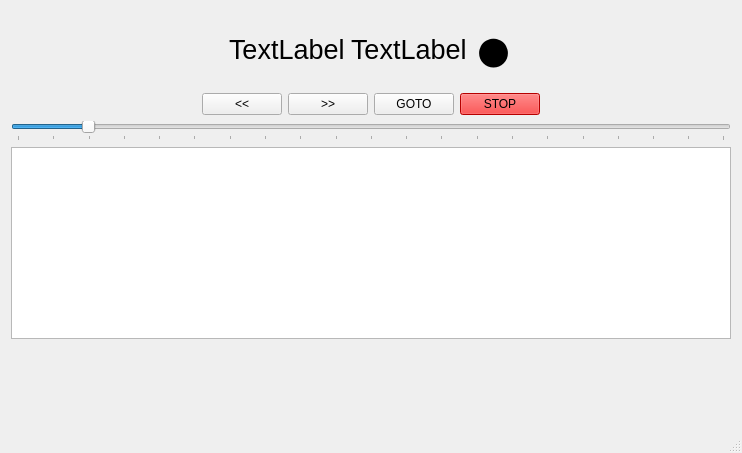
<?xml version="1.0" encoding="UTF-8"?>
<ui version="4.0">
 <class>MainWindow</class>
 <widget class="QMainWindow" name="MainWindow">
  <property name="geometry">
   <rect>
    <x>0</x>
    <y>0</y>
    <width>742</width>
    <height>453</height>
   </rect>
  </property>
  <property name="windowTitle">
   <string>MainWindow</string>
  </property>
  <widget class="QWidget" name="centralWidget">
   <layout class="QVBoxLayout" name="verticalLayout_2">
    <item>
     <layout class="QHBoxLayout" name="horizontalLayout_2">
      <item>
       <spacer name="horizontalSpacer_3">
        <property name="orientation">
         <enum>Qt::Horizontal</enum>
        </property>
        <property name="sizeHint" stdset="0">
         <size>
          <width>0</width>
          <height>0</height>
         </size>
        </property>
       </spacer>
      </item>
      <item>
       <widget class="QLabel" name="positionLabel">
        <property name="font">
         <font>
          <pointsize>20</pointsize>
         </font>
        </property>
        <property name="text">
         <string>TextLabel</string>
        </property>
       </widget>
      </item>
      <item>
       <widget class="QLabel" name="targetLabel">
        <property name="font">
         <font>
          <pointsize>20</pointsize>
         </font>
        </property>
        <property name="text">
         <string>TextLabel</string>
        </property>
       </widget>
      </item>
      <item>
       <widget class="QLabel" name="statusLabel">
        <property name="font">
         <font>
          <pointsize>50</pointsize>
         </font>
        </property>
        <property name="text">
         <string>●</string>
        </property>
        <property name="alignment">
         <set>Qt::AlignCenter</set>
        </property>
       </widget>
      </item>
      <item>
       <spacer name="horizontalSpacer_4">
        <property name="orientation">
         <enum>Qt::Horizontal</enum>
        </property>
        <property name="sizeHint" stdset="0">
         <size>
          <width>0</width>
          <height>0</height>
         </size>
        </property>
       </spacer>
      </item>
     </layout>
    </item>
    <item>
     <layout class="QHBoxLayout" name="horizontalLayout">
      <item>
       <spacer name="horizontalSpacer">
        <property name="orientation">
         <enum>Qt::Horizontal</enum>
        </property>
        <property name="sizeHint" stdset="0">
         <size>
          <width>0</width>
          <height>0</height>
         </size>
        </property>
       </spacer>
      </item>
      <item>
       <widget class="QPushButton" name="downButton">
        <property name="text">
         <string>&lt;&lt;</string>
        </property>
       </widget>
      </item>
      <item>
       <widget class="QPushButton" name="upButton">
        <property name="text">
         <string>&gt;&gt;</string>
        </property>
       </widget>
      </item>
      <item>
       <widget class="QPushButton" name="gotoButton">
        <property name="text">
         <string>GOTO</string>
        </property>
       </widget>
      </item>
      <item>
       <widget class="QPushButton" name="stopButton">
        <property name="palette">
         <palette>
          <active>
           <colorrole role="WindowText">
            <brush brushstyle="SolidPattern">
             <color alpha="255">
              <red>0</red>
              <green>0</green>
              <blue>0</blue>
             </color>
            </brush>
           </colorrole>
           <colorrole role="Button">
            <brush brushstyle="SolidPattern">
             <color alpha="255">
              <red>255</red>
              <green>0</green>
              <blue>0</blue>
             </color>
            </brush>
           </colorrole>
           <colorrole role="Light">
            <brush brushstyle="SolidPattern">
             <color alpha="255">
              <red>255</red>
              <green>127</green>
              <blue>127</blue>
             </color>
            </brush>
           </colorrole>
           <colorrole role="Midlight">
            <brush brushstyle="SolidPattern">
             <color alpha="255">
              <red>255</red>
              <green>63</green>
              <blue>63</blue>
             </color>
            </brush>
           </colorrole>
           <colorrole role="Dark">
            <brush brushstyle="SolidPattern">
             <color alpha="255">
              <red>127</red>
              <green>0</green>
              <blue>0</blue>
             </color>
            </brush>
           </colorrole>
           <colorrole role="Mid">
            <brush brushstyle="SolidPattern">
             <color alpha="255">
              <red>170</red>
              <green>0</green>
              <blue>0</blue>
             </color>
            </brush>
           </colorrole>
           <colorrole role="Text">
            <brush brushstyle="SolidPattern">
             <color alpha="255">
              <red>0</red>
              <green>0</green>
              <blue>0</blue>
             </color>
            </brush>
           </colorrole>
           <colorrole role="BrightText">
            <brush brushstyle="SolidPattern">
             <color alpha="255">
              <red>255</red>
              <green>255</green>
              <blue>255</blue>
             </color>
            </brush>
           </colorrole>
           <colorrole role="ButtonText">
            <brush brushstyle="SolidPattern">
             <color alpha="255">
              <red>0</red>
              <green>0</green>
              <blue>0</blue>
             </color>
            </brush>
           </colorrole>
           <colorrole role="Base">
            <brush brushstyle="SolidPattern">
             <color alpha="255">
              <red>255</red>
              <green>255</green>
              <blue>255</blue>
             </color>
            </brush>
           </colorrole>
           <colorrole role="Window">
            <brush brushstyle="SolidPattern">
             <color alpha="255">
              <red>255</red>
              <green>0</green>
              <blue>0</blue>
             </color>
            </brush>
           </colorrole>
           <colorrole role="Shadow">
            <brush brushstyle="SolidPattern">
             <color alpha="255">
              <red>0</red>
              <green>0</green>
              <blue>0</blue>
             </color>
            </brush>
           </colorrole>
           <colorrole role="AlternateBase">
            <brush brushstyle="SolidPattern">
             <color alpha="255">
              <red>255</red>
              <green>127</green>
              <blue>127</blue>
             </color>
            </brush>
           </colorrole>
           <colorrole role="ToolTipBase">
            <brush brushstyle="SolidPattern">
             <color alpha="255">
              <red>255</red>
              <green>255</green>
              <blue>220</blue>
             </color>
            </brush>
           </colorrole>
           <colorrole role="ToolTipText">
            <brush brushstyle="SolidPattern">
             <color alpha="255">
              <red>0</red>
              <green>0</green>
              <blue>0</blue>
             </color>
            </brush>
           </colorrole>
          </active>
          <inactive>
           <colorrole role="WindowText">
            <brush brushstyle="SolidPattern">
             <color alpha="255">
              <red>0</red>
              <green>0</green>
              <blue>0</blue>
             </color>
            </brush>
           </colorrole>
           <colorrole role="Button">
            <brush brushstyle="SolidPattern">
             <color alpha="255">
              <red>255</red>
              <green>0</green>
              <blue>0</blue>
             </color>
            </brush>
           </colorrole>
           <colorrole role="Light">
            <brush brushstyle="SolidPattern">
             <color alpha="255">
              <red>255</red>
              <green>127</green>
              <blue>127</blue>
             </color>
            </brush>
           </colorrole>
           <colorrole role="Midlight">
            <brush brushstyle="SolidPattern">
             <color alpha="255">
              <red>255</red>
              <green>63</green>
              <blue>63</blue>
             </color>
            </brush>
           </colorrole>
           <colorrole role="Dark">
            <brush brushstyle="SolidPattern">
             <color alpha="255">
              <red>127</red>
              <green>0</green>
              <blue>0</blue>
             </color>
            </brush>
           </colorrole>
           <colorrole role="Mid">
            <brush brushstyle="SolidPattern">
             <color alpha="255">
              <red>170</red>
              <green>0</green>
              <blue>0</blue>
             </color>
            </brush>
           </colorrole>
           <colorrole role="Text">
            <brush brushstyle="SolidPattern">
             <color alpha="255">
              <red>0</red>
              <green>0</green>
              <blue>0</blue>
             </color>
            </brush>
           </colorrole>
           <colorrole role="BrightText">
            <brush brushstyle="SolidPattern">
             <color alpha="255">
              <red>255</red>
              <green>255</green>
              <blue>255</blue>
             </color>
            </brush>
           </colorrole>
           <colorrole role="ButtonText">
            <brush brushstyle="SolidPattern">
             <color alpha="255">
              <red>0</red>
              <green>0</green>
              <blue>0</blue>
             </color>
            </brush>
           </colorrole>
           <colorrole role="Base">
            <brush brushstyle="SolidPattern">
             <color alpha="255">
              <red>255</red>
              <green>255</green>
              <blue>255</blue>
             </color>
            </brush>
           </colorrole>
           <colorrole role="Window">
            <brush brushstyle="SolidPattern">
             <color alpha="255">
              <red>255</red>
              <green>0</green>
              <blue>0</blue>
             </color>
            </brush>
           </colorrole>
           <colorrole role="Shadow">
            <brush brushstyle="SolidPattern">
             <color alpha="255">
              <red>0</red>
              <green>0</green>
              <blue>0</blue>
             </color>
            </brush>
           </colorrole>
           <colorrole role="AlternateBase">
            <brush brushstyle="SolidPattern">
             <color alpha="255">
              <red>255</red>
              <green>127</green>
              <blue>127</blue>
             </color>
            </brush>
           </colorrole>
           <colorrole role="ToolTipBase">
            <brush brushstyle="SolidPattern">
             <color alpha="255">
              <red>255</red>
              <green>255</green>
              <blue>220</blue>
             </color>
            </brush>
           </colorrole>
           <colorrole role="ToolTipText">
            <brush brushstyle="SolidPattern">
             <color alpha="255">
              <red>0</red>
              <green>0</green>
              <blue>0</blue>
             </color>
            </brush>
           </colorrole>
          </inactive>
          <disabled>
           <colorrole role="WindowText">
            <brush brushstyle="SolidPattern">
             <color alpha="255">
              <red>127</red>
              <green>0</green>
              <blue>0</blue>
             </color>
            </brush>
           </colorrole>
           <colorrole role="Button">
            <brush brushstyle="SolidPattern">
             <color alpha="255">
              <red>255</red>
              <green>0</green>
              <blue>0</blue>
             </color>
            </brush>
           </colorrole>
           <colorrole role="Light">
            <brush brushstyle="SolidPattern">
             <color alpha="255">
              <red>255</red>
              <green>127</green>
              <blue>127</blue>
             </color>
            </brush>
           </colorrole>
           <colorrole role="Midlight">
            <brush brushstyle="SolidPattern">
             <color alpha="255">
              <red>255</red>
              <green>63</green>
              <blue>63</blue>
             </color>
            </brush>
           </colorrole>
           <colorrole role="Dark">
            <brush brushstyle="SolidPattern">
             <color alpha="255">
              <red>127</red>
              <green>0</green>
              <blue>0</blue>
             </color>
            </brush>
           </colorrole>
           <colorrole role="Mid">
            <brush brushstyle="SolidPattern">
             <color alpha="255">
              <red>170</red>
              <green>0</green>
              <blue>0</blue>
             </color>
            </brush>
           </colorrole>
           <colorrole role="Text">
            <brush brushstyle="SolidPattern">
             <color alpha="255">
              <red>127</red>
              <green>0</green>
              <blue>0</blue>
             </color>
            </brush>
           </colorrole>
           <colorrole role="BrightText">
            <brush brushstyle="SolidPattern">
             <color alpha="255">
              <red>255</red>
              <green>255</green>
              <blue>255</blue>
             </color>
            </brush>
           </colorrole>
           <colorrole role="ButtonText">
            <brush brushstyle="SolidPattern">
             <color alpha="255">
              <red>127</red>
              <green>0</green>
              <blue>0</blue>
             </color>
            </brush>
           </colorrole>
           <colorrole role="Base">
            <brush brushstyle="SolidPattern">
             <color alpha="255">
              <red>255</red>
              <green>0</green>
              <blue>0</blue>
             </color>
            </brush>
           </colorrole>
           <colorrole role="Window">
            <brush brushstyle="SolidPattern">
             <color alpha="255">
              <red>255</red>
              <green>0</green>
              <blue>0</blue>
             </color>
            </brush>
           </colorrole>
           <colorrole role="Shadow">
            <brush brushstyle="SolidPattern">
             <color alpha="255">
              <red>0</red>
              <green>0</green>
              <blue>0</blue>
             </color>
            </brush>
           </colorrole>
           <colorrole role="AlternateBase">
            <brush brushstyle="SolidPattern">
             <color alpha="255">
              <red>255</red>
              <green>0</green>
              <blue>0</blue>
             </color>
            </brush>
           </colorrole>
           <colorrole role="ToolTipBase">
            <brush brushstyle="SolidPattern">
             <color alpha="255">
              <red>255</red>
              <green>255</green>
              <blue>220</blue>
             </color>
            </brush>
           </colorrole>
           <colorrole role="ToolTipText">
            <brush brushstyle="SolidPattern">
             <color alpha="255">
              <red>0</red>
              <green>0</green>
              <blue>0</blue>
             </color>
            </brush>
           </colorrole>
          </disabled>
         </palette>
        </property>
        <property name="text">
         <string>STOP</string>
        </property>
       </widget>
      </item>
      <item>
       <spacer name="horizontalSpacer_2">
        <property name="orientation">
         <enum>Qt::Horizontal</enum>
        </property>
        <property name="sizeHint" stdset="0">
         <size>
          <width>0</width>
          <height>0</height>
         </size>
        </property>
       </spacer>
      </item>
     </layout>
    </item>
    <item>
     <widget class="QSlider" name="speedSlider">
      <property name="minimum">
       <number>1</number>
      </property>
      <property name="maximum">
       <number>1000</number>
      </property>
      <property name="value">
       <number>100</number>
      </property>
      <property name="orientation">
       <enum>Qt::Horizontal</enum>
      </property>
      <property name="tickPosition">
       <enum>QSlider::TicksBelow</enum>
      </property>
      <property name="tickInterval">
       <number>50</number>
      </property>
     </widget>
    </item>
    <item>
     <widget class="QTableWidget" name="tableWidget"/>
    </item>
    <item>
     <spacer name="verticalSpacer">
      <property name="orientation">
       <enum>Qt::Vertical</enum>
      </property>
      <property name="sizeHint" stdset="0">
       <size>
        <width>20</width>
        <height>40</height>
       </size>
      </property>
     </spacer>
    </item>
   </layout>
  </widget>
  <widget class="QStatusBar" name="statusBar"/>
 </widget>
 <layoutdefault spacing="6" margin="11"/>
 <resources/>
 <connections>
  <connection>
   <sender>upButton</sender>
   <signal>clicked()</signal>
   <receiver>MainWindow</receiver>
   <slot>onUp()</slot>
   <hints>
    <hint type="sourcelabel">
     <x>123</x>
     <y>176</y>
    </hint>
    <hint type="destinationlabel">
     <x>370</x>
     <y>266</y>
    </hint>
   </hints>
  </connection>
  <connection>
   <sender>downButton</sender>
   <signal>clicked()</signal>
   <receiver>MainWindow</receiver>
   <slot>onDown()</slot>
   <hints>
    <hint type="sourcelabel">
     <x>233</x>
     <y>176</y>
    </hint>
    <hint type="destinationlabel">
     <x>370</x>
     <y>266</y>
    </hint>
   </hints>
  </connection>
  <connection>
   <sender>stopButton</sender>
   <signal>clicked()</signal>
   <receiver>MainWindow</receiver>
   <slot>onStop()</slot>
   <hints>
    <hint type="sourcelabel">
     <x>333</x>
     <y>176</y>
    </hint>
    <hint type="destinationlabel">
     <x>370</x>
     <y>266</y>
    </hint>
   </hints>
  </connection>
  <connection>
   <sender>gotoButton</sender>
   <signal>clicked()</signal>
   <receiver>MainWindow</receiver>
   <slot>onGoto()</slot>
   <hints>
    <hint type="sourcelabel">
     <x>415</x>
     <y>123</y>
    </hint>
    <hint type="destinationlabel">
     <x>370</x>
     <y>226</y>
    </hint>
   </hints>
  </connection>
 </connections>
 <slots>
  <slot>onUp()</slot>
  <slot>onDown()</slot>
  <slot>onStop()</slot>
  <slot>onGoto()</slot>
 </slots>
</ui>
